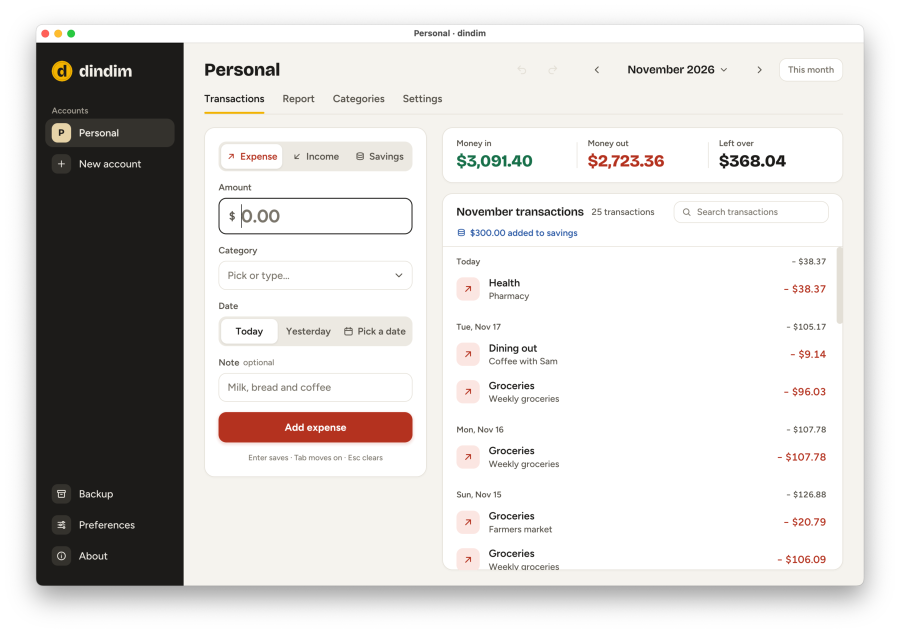
#> input picture docs/screenshot.png, 1800 x 1267 px (shown at 1/2 size)
$ python make_social_preview.py
#> lines starting #> are read from the running program, lines starting #| are printed output that depends on the picture
"""Generates the card shown when someone shares a link to dindim.

Writes docs/social-preview.png at 1280x640, GitHub's size, to be uploaded by
hand in the repository's Settings under "Social preview".

The card is read as a small thumbnail, so it holds the logo, one line set
large and the app itself, cropped, with everything that matters at least 80px
from the edges. The screenshot is docs/screenshot.png, taken by the
Screenshots workflow. Needs Pillow.

    python3 tools/make_social_preview.py
"""

from pathlib import Path

from PIL import Image, ImageDraw, ImageFont

ROOT = Path(__file__).resolve().parent.parent
W, H = 1280, 640
MARGIN = 80

PANEL = "#1C1B19"
INK = "#F1EEE7"
GOLD = "#F2B300"

LINES = ["Know where", "your money goes."]

# Size of the macOS window shadow around the window in a 2x capture.
SHADOW_LEFT, SHADOW_TOP = 112, 76


def font(name, size):
    return ImageFont.truetype(str(ROOT / "assets" / "fonts" / name), size)


def card():
    canvas = Image.new("RGBA", (W, H), PANEL)

    shot = Image.open(ROOT / "docs" / "screenshot.png").convert("RGBA")
#> shot is the input picture: PIL image 1800x1267 RGBA; mean R, G, B, A 170.6, 168.2, 166.3, 210.8
    scale = 1150 / shot.width
#> scale = 0.639
    shot = shot.resize((round(shot.width * scale), round(shot.height * scale)), Image.LANCZOS)
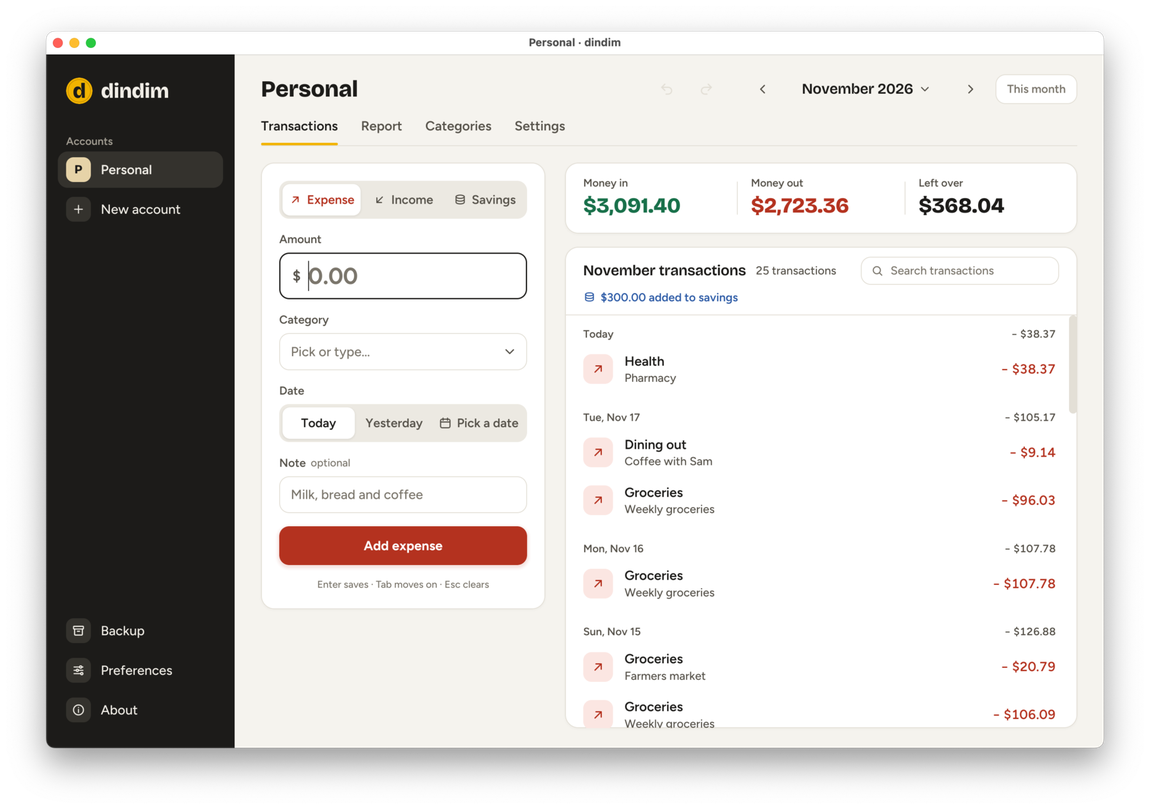
#> shot: PIL image 1150x809 RGBA; mean R, G, B, A 170.6, 168.2, 166.3, 210.8; transparent parts drawn white
    left, top = 610, 150
    canvas.alpha_composite(shot, (left - round(SHADOW_LEFT * scale), top - round(SHADOW_TOP * scale)))
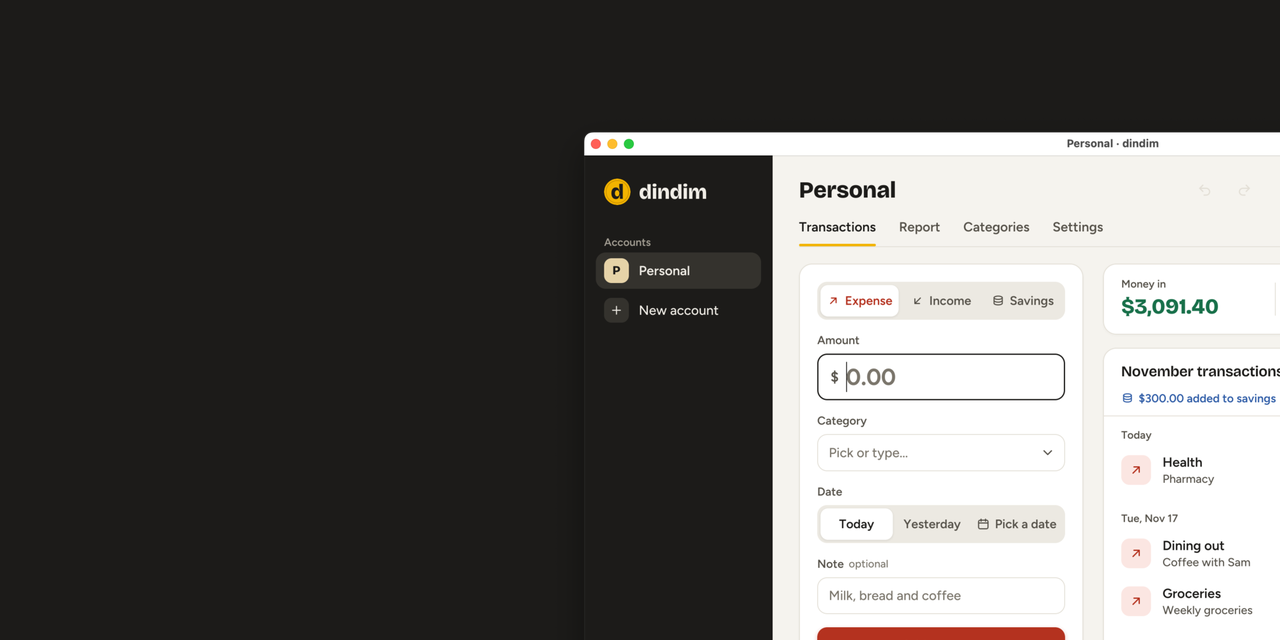
#> canvas: PIL image 1280x640 RGBA; mean R, G, B, A 97.5, 96, 93.7, 255

#> (the run stopped early here; a loop or call above may not have finished)
